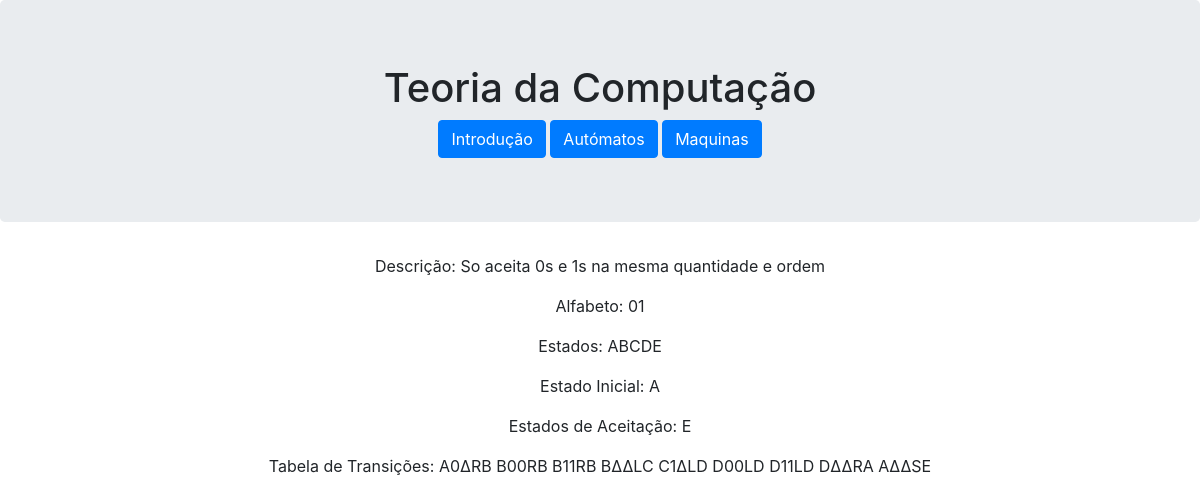
Page /visualmt/19 on the committed database.
### automatos/models.py (models this page shows, shortened)
class MTuring(models.Model):
    EstadoInicial = models.CharField(max_length=10000, default='A')
    EstadoFinal = models.CharField(max_length=10000, default='A')
    Transicoes = models.CharField(max_length=10000, default='A')
    Estados = models.CharField(max_length=10000, default='A')
    Alfabeto = models.CharField(max_length=10000, default='A')
    Descricao = models.CharField(max_length=10000, default='A')

### automatos/views.py (the view)
# urls.py: path('visualmt/<int:mt_id>', views.visualmt_page_view, name='visualmt'),
def visualmt_page_view(request, mt_id):
	mturing = {'detalhess':MTuring.objects.get(id=mt_id)}
	return render(request, 'automatos/visualmt.html', mturing)

### automatos/templates/automatos/visualmt.html
{% extends 'automatos/layout.html' %}
{% block main %}
    <p>Descrição: {{ detalhess.Descricao }}</p>
    <p>Alfabeto: {{ detalhess.Alfabeto }}</p>
    <p>Estados: {{ detalhess.Estados }}</p>
    <p>Estado Inicial: {{ detalhess.EstadoInicial }}</p>
    <p>Estados de Aceitação: {{ detalhess.EstadoFinal }}</p>
    <p>Tabela de Transições: {{ detalhess.Transicoes }}</p>
{% endblock %}

### rows in the picture
MTuring: Descricao "So aceita 0s e 1s na mesma quantidade e ordem", Alfabeto "01", Estados "ABCDE", EstadoInicial "A", EstadoFinal "E", Transicoes "A0ΔRB B00RB B11RB BΔΔLC C1ΔLD D00LD D11LD DΔΔRA AΔΔSE"
